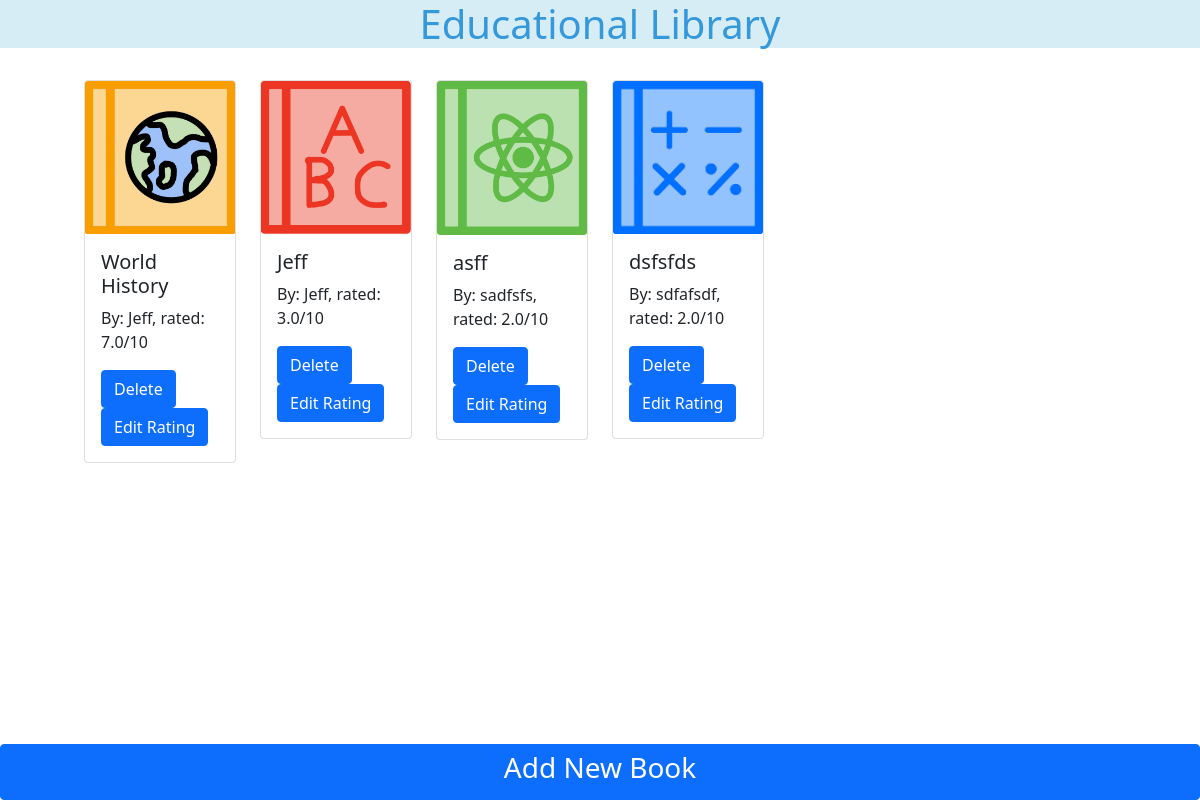
Page /web/all on the earlier database version.
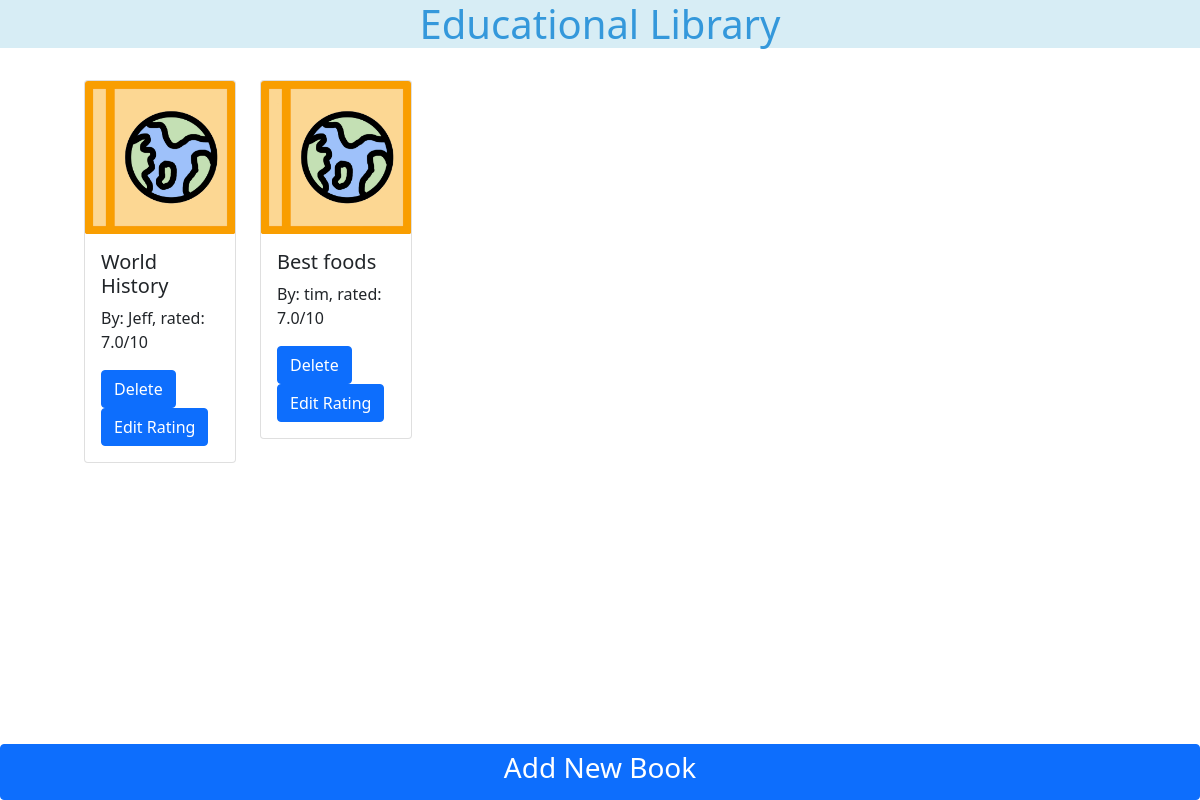
Same page on the later database version.
### main.py (models this page shows, shortened)
class EduBook(db.Model):
    id = db.Column(db.Integer, primary_key=True)
    title = db.Column(db.String(100), unique=True, nullable=False)
    author = db.Column(db.String(80), nullable=False)
    rating = db.Column(db.Float, nullable=False)
    category = db.Column(db.String(50), nullable=False)

### web.py (the view)
@bp.route('/all', methods=["GET"])
def get_all():
    return render_template("web/all.html", books_query=db.session.query(EduBook))

### templates/web/all.html (shortened to what this page needs)
{% extends 'base.html' %}
{% block content %}
{% if books_query.count() == 0: %}
    <p>Library is empty.</p>
{% else: %}
    <div class="row" style="padding-left: 7%; padding-right: 7%; padding-top: 2%;">
        {% for book in books_query.all(): %}
            <div class="col-lg-2 col-md-3 col-sm-4 col-6">
                <div class="card">
                    <img src="{{ '../../static/images/' + book.category + 'Book.jpg' }}" class="card-img-top" alt="book pic">
                    <div class="card-body">
                        <h5 class="card-title">{{ book.title }}</h5>
                        <p class="card-text">{{ "By: " + book.author + ", rated: " + book.rating|string + "/10" }}</p>
                        <a class="btn btn-primary" href="{{ url_for('web.delete', id=book.id) }}">Delete</a>
                        <a class="btn btn-primary" href="{{ url_for('web.edit', id=book.id) }}">Edit Rating</a>
                    </div>
                </div>
            </div>
        {% endfor %}
    </div>
{% endif %}
<div class="container-fluid" style="height: 10vh">
</div>
<div class="d-grid fixed-bottom">
    <a class="btn btn-primary" href="{{ url_for('web.add') }}"><h3>Add New Book</h3></a>
</div>
{% endblock %}

### templates/base.html (shortened to what this page needs)
<!doctype html>
<html lang="en">
    <head>
        <link href="https://cdn.jsdelivr.net/npm/bootstrap@5.0.2/dist/css/bootstrap.min.css" rel="stylesheet">
    </head>
    <body>
        <div class="container-fluid" style="background-color: #D7EDF5;">
            <h1 style="text-align:center; color: #3498DB;">Educational Library</h1>
        </div>
        {% block content %}
        {% endblock %}
    </body>
</html>

Differences in the rows shown:
removed EduBook: category (picture), title "Jeff", author+rating "By: Jeff, rated: 3.0/10"
removed EduBook: category (picture), title "asff", author+rating "By: sadfsfs, rated: 2.0/10"
removed EduBook: category (picture), title "dsfsfds", author+rating "By: sdfafsdf, rated: 2.0/10"
added EduBook: category (picture), title "Best foods", author+rating "By: tim, rated: 7.0/10"
